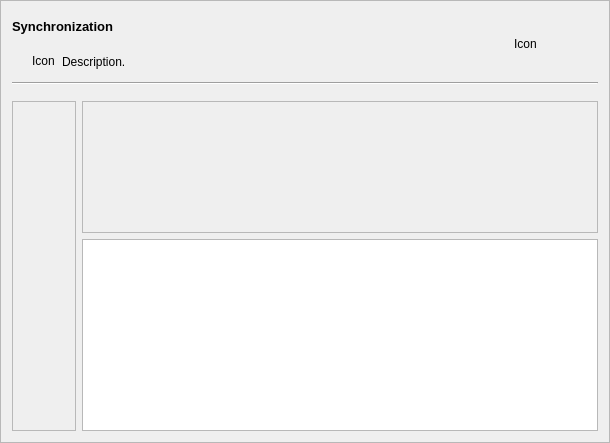
<?xml version="1.0" encoding="UTF-8"?>
<ui version="4.0">
 <class>FrameGroupSyncFile</class>
 <widget class="QFrame" name="FrameGroupSyncFile">
  <property name="geometry">
   <rect>
    <x>0</x>
    <y>0</y>
    <width>610</width>
    <height>443</height>
   </rect>
  </property>
  <property name="windowTitle">
   <string>Group</string>
  </property>
  <property name="frameShape">
   <enum>QFrame::StyledPanel</enum>
  </property>
  <property name="frameShadow">
   <enum>QFrame::Raised</enum>
  </property>
  <layout class="QVBoxLayout" name="verticalLayout_3">
   <item>
    <layout class="QHBoxLayout" name="horizontalLayout_3">
     <item>
      <layout class="QVBoxLayout" name="verticalLayout_2">
       <item>
        <widget class="QLabel" name="labelTitle">
         <property name="sizePolicy">
          <sizepolicy hsizetype="Preferred" vsizetype="Preferred">
           <horstretch>0</horstretch>
           <verstretch>0</verstretch>
          </sizepolicy>
         </property>
         <property name="font">
          <font>
           <pointsize>10</pointsize>
           <weight>75</weight>
           <bold>true</bold>
          </font>
         </property>
         <property name="text">
          <string>Synchronization</string>
         </property>
        </widget>
       </item>
       <item>
        <layout class="QHBoxLayout" name="horizontalLayout">
         <item>
          <spacer name="horizontalSpacer_3">
           <property name="orientation">
            <enum>Qt::Horizontal</enum>
           </property>
           <property name="sizeType">
            <enum>QSizePolicy::Fixed</enum>
           </property>
           <property name="sizeHint" stdset="0">
            <size>
             <width>20</width>
             <height>20</height>
            </size>
           </property>
          </spacer>
         </item>
         <item>
          <widget class="QLabel" name="labelInfoIcon">
           <property name="sizePolicy">
            <sizepolicy hsizetype="Fixed" vsizetype="Preferred">
             <horstretch>0</horstretch>
             <verstretch>0</verstretch>
            </sizepolicy>
           </property>
           <property name="minimumSize">
            <size>
             <width>24</width>
             <height>24</height>
            </size>
           </property>
           <property name="maximumSize">
            <size>
             <width>24</width>
             <height>24</height>
            </size>
           </property>
           <property name="text">
            <string>Icon</string>
           </property>
          </widget>
         </item>
         <item>
          <widget class="QLabel" name="labelDesc">
           <property name="text">
            <string>Description.</string>
           </property>
          </widget>
         </item>
        </layout>
       </item>
      </layout>
     </item>
     <item>
      <widget class="QLabel" name="labelIcon">
       <property name="sizePolicy">
        <sizepolicy hsizetype="Fixed" vsizetype="Fixed">
         <horstretch>0</horstretch>
         <verstretch>0</verstretch>
        </sizepolicy>
       </property>
       <property name="minimumSize">
        <size>
         <width>64</width>
         <height>64</height>
        </size>
       </property>
       <property name="maximumSize">
        <size>
         <width>64</width>
         <height>64</height>
        </size>
       </property>
       <property name="text">
        <string>Icon</string>
       </property>
      </widget>
     </item>
     <item>
      <spacer name="horizontalSpacer_2">
       <property name="orientation">
        <enum>Qt::Horizontal</enum>
       </property>
       <property name="sizeType">
        <enum>QSizePolicy::Fixed</enum>
       </property>
       <property name="sizeHint" stdset="0">
        <size>
         <width>20</width>
         <height>20</height>
        </size>
       </property>
      </spacer>
     </item>
    </layout>
   </item>
   <item>
    <widget class="Line" name="line">
     <property name="orientation">
      <enum>Qt::Horizontal</enum>
     </property>
    </widget>
   </item>
   <item>
    <spacer name="verticalSpacer">
     <property name="orientation">
      <enum>Qt::Vertical</enum>
     </property>
     <property name="sizeType">
      <enum>QSizePolicy::Fixed</enum>
     </property>
     <property name="sizeHint" stdset="0">
      <size>
       <width>20</width>
       <height>10</height>
      </size>
     </property>
    </spacer>
   </item>
   <item>
    <layout class="QHBoxLayout" name="horizontalLayout_4">
     <item>
      <widget class="QScrollArea" name="scrollAreaSource">
       <property name="sizePolicy">
        <sizepolicy hsizetype="Fixed" vsizetype="Expanding">
         <horstretch>0</horstretch>
         <verstretch>0</verstretch>
        </sizepolicy>
       </property>
       <property name="minimumSize">
        <size>
         <width>64</width>
         <height>0</height>
        </size>
       </property>
       <property name="maximumSize">
        <size>
         <width>64</width>
         <height>16777215</height>
        </size>
       </property>
       <property name="widgetResizable">
        <bool>true</bool>
       </property>
       <widget class="QWidget" name="scrollAreaWidgetContents_2">
        <property name="geometry">
         <rect>
          <x>0</x>
          <y>0</y>
          <width>62</width>
          <height>322</height>
         </rect>
        </property>
       </widget>
      </widget>
     </item>
     <item>
      <layout class="QVBoxLayout" name="verticalLayout">
       <item>
        <layout class="QHBoxLayout" name="horizontalLayoutFileSystem">
         <item>
          <widget class="QScrollArea" name="scrollAreaTarget">
           <property name="widgetResizable">
            <bool>true</bool>
           </property>
           <widget class="QWidget" name="scrollAreaWidgetContents_3">
            <property name="geometry">
             <rect>
              <x>0</x>
              <y>0</y>
              <width>512</width>
              <height>118</height>
             </rect>
            </property>
           </widget>
          </widget>
         </item>
        </layout>
       </item>
       <item>
        <layout class="QHBoxLayout" name="horizontalLayoutQueue">
         <item>
          <widget class="QListView" name="listView">
           <property name="sizePolicy">
            <sizepolicy hsizetype="Preferred" vsizetype="Preferred">
             <horstretch>0</horstretch>
             <verstretch>0</verstretch>
            </sizepolicy>
           </property>
          </widget>
         </item>
        </layout>
       </item>
      </layout>
     </item>
    </layout>
   </item>
  </layout>
 </widget>
 <resources/>
 <connections/>
</ui>
